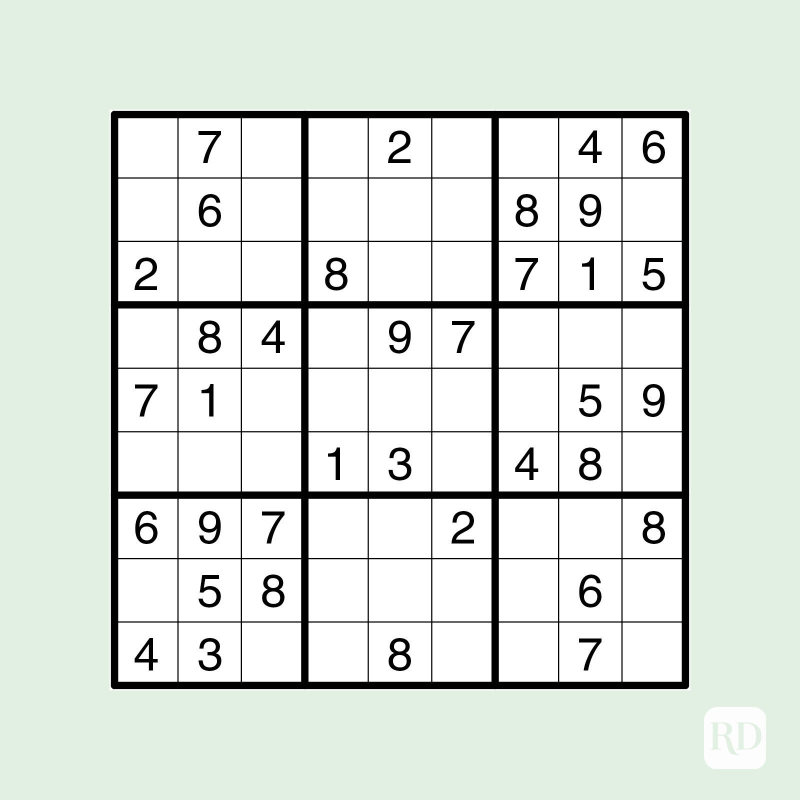
#> input picture Resources/3.jpg, 1600 x 1600 px (shown at 1/2 size)
$ python -i utils.py   (imports and definitions only)
#> lines starting #> are read from the running program, lines starting #| are printed output that depends on the picture; after the words box and inside, x2 and y2 are one past the last pixel; in counts of white or black regions, pixels touching at a corner belong together
#> further down, picture is the input picture: shape (1600, 1600, 3); mean B, G, R 221.4, 227.5, 221
import cv2
import numpy as np


def preProcess(img):
    imgGray = cv2.cvtColor(img, cv2.COLOR_BGR2GRAY)
    imgBlur = cv2.GaussianBlur(imgGray,(5,5),1)
    imgThreshold = cv2.adaptiveThreshold(imgBlur,255,1,1,11,2)
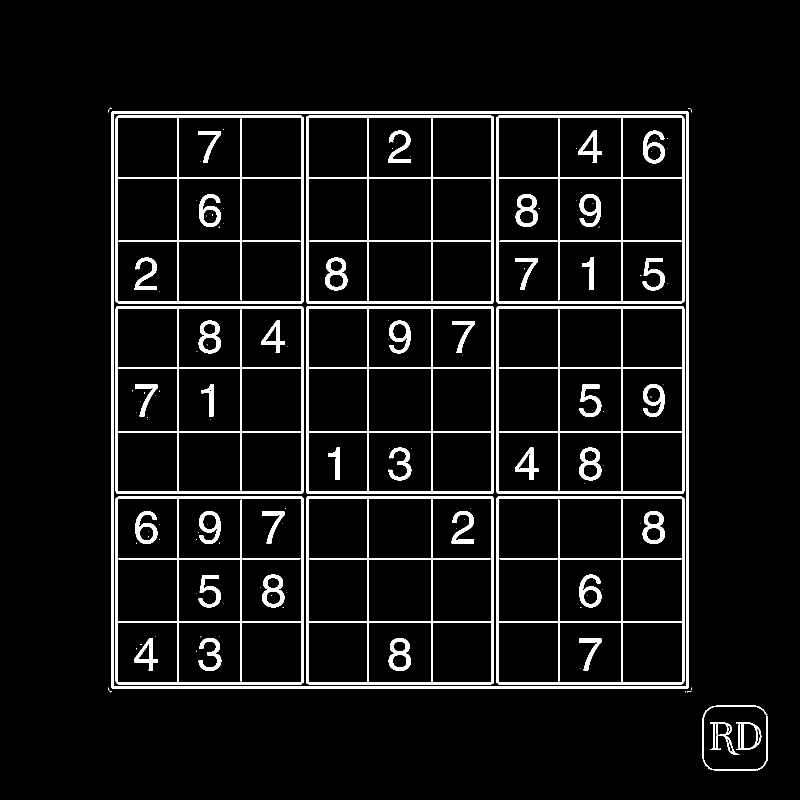
#> imgThreshold: shape (1600, 1600) (shown at 1/2 size); 7.1% white; 132 white regions (83 under 20 px), largest, box (x1, y1, x2, y2) and area: (222, 222, 1378, 1378) 23006, (231, 231, 608, 608) 13053, (992, 231, 1369, 608) 13053
    return imgThreshold

##finding the biggest contour from all contours
# [95 lines left out: functions biggestContour, reorder, splitBoxes, getPrediction, displayNumbers, stackImages, not called in this run]

>>> import cv2
>>> picture = cv2.imread('Resources/3.jpg')
>>> result = preProcess(picture)
